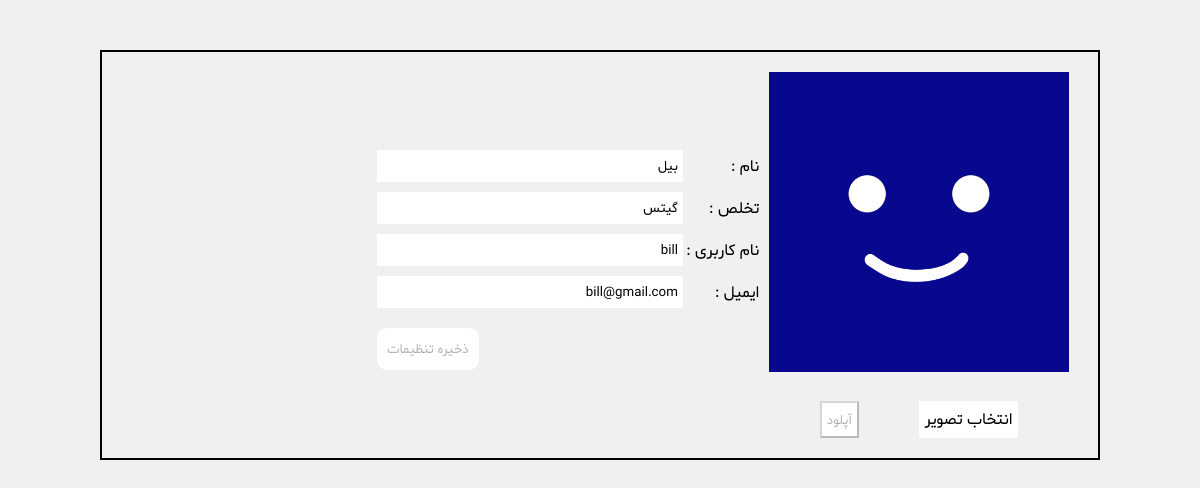
Page /profile (signed in) on the earlier database version.
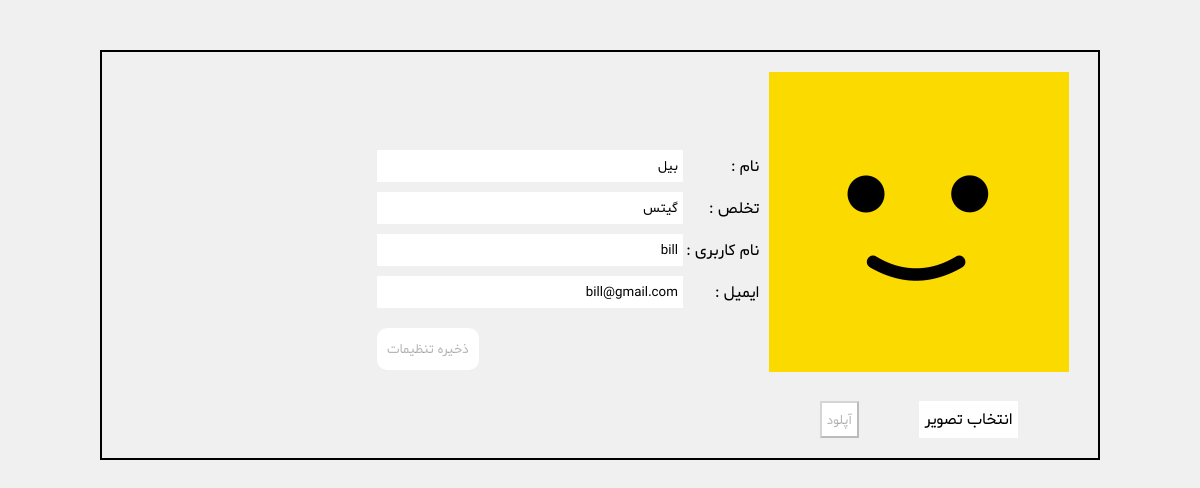
Same page on the later database version.
### zoomit_accounts/models.py (models this page shows, shortened)
class ProfileImage(models.Model):
    user = models.ForeignKey(User, on_delete=models.CASCADE)
    image = models.ImageField(upload_to=upload_path, default='/user/404.png')
    class Meta:
        verbose_name = 'عکس کاربر'
        verbose_name_plural = 'عکس های کاربران'

### zoomit_accounts/views.py (the view)
# urls.py: path('profile', profile),
@login_required(login_url='/login')
def profile(request):
    image_form = ProfilePictureForm(request.POST or None, request.FILES)
    profile_update_form = UpdateProfileForm(request.POST or None,
                                            initial={'first_name': request.user.first_name,
                                                     'last_name': request.user.last_name,
                                                     'username': request.user.username,
                                                     'email': request.user.email})
    profile: ProfileImage = ProfileImage.objects.filter(user_id=request.user.id).last()
    comments = UserComment.objects.filter(user_id=request.user.id)
    replies = UserCommentReply.objects.filter(user_id=request.user.id)
    if profile is not None:
        for x in comments:
            x.user_image = profile.image
            x.save()
        for x in replies:
            x.user_image = profile.image
            x.save()
    context = {
        'page_title': profile.user.get_full_name(),
        'image': profile,
        'image_form': image_form,
        'profile_form': profile_update_form,
    }
    return render(request, 'accounts/profile.html', context)

### zoomit_accounts/forms.py
class ProfilePictureForm(forms.Form):
    image = forms.ImageField(
        label='انتخاب تصویر'
    )

class UpdateProfileForm(forms.Form):
    first_name = forms.CharField(
        widget=forms.TextInput(attrs={'class': 'input'}),
        label='نام'
    )
    last_name = forms.CharField(
        widget=forms.TextInput(attrs={'class': 'input'}),
        label='تخلص'
    )
    username = forms.CharField(
        widget=forms.TextInput(attrs={'class': 'input'}),
        label='نام کاربری',
    )
    email = forms.CharField(
        widget=forms.TextInput(attrs={'class': 'input'}),
        label='ایمیل',
        validators=[
            validators.EmailValidator('ایمیل وارد شده معتبر نمیباشد')
        ]
    )

### zoomit_accounts/templates/accounts/profile.html (shortened to what this page needs)
{% extends 'shared/_MainLayout.html' %}
{% load static %}
{% block content %}
    <div class="dashboard">
        <div class="user-dashboard">
            <div class="user-image">
                <div class="user-image-container">
                    <img src="{{ image.image }}" class="profile-image">
                </div>
                <div class="form-container">
                    <form method="post" enctype="multipart/form-data" class="profile-form" action="/image-upload">
                        <label for="{{ image_form.image.id_for_label }}" class="profile-image-upload-label">{{ image_form.image.label }}</label>
                        <input type="submit" value="آپلود" class="profile-submit-button" disabled="false">
                    </form>
                </div>
            </div>
            <div class="user-information">
                <form class="update-profile-form" method="post" action="/profile_update">
                    <div class="form-control">
                        <label for="{{ profile_form.first_name.id_for_label }}">{{ profile_form.first_name.label }} : </label>
                        {{ profile_form.first_name }}
                    </div>
                    <div class="form-control">
                        <label for="{{ profile_form.last_name.id_for_label }}">{{ profile_form.last_name.label }} : </label>
                        {{ profile_form.last_name }}
                    </div>
                    <div class="form-control">
                        <label for="{{ profile_form.username.id_for_label }}">{{ profile_form.username.label }} : </label>
                        {{ profile_form.username }}
                    </div>
                    <div class="form-control" >
                        <label for="{{ profile_form.email.id_for_label }}">{{ profile_form.email.label }} : </label>
                        {{ profile_form.email }}
                    </div>
                    <div class="submit-button-container">
                        <button type="submit" id="submit-button" disabled>ذخیره تنظیمات</button>
                    </div>
                </form>
            </div>
        </div>
    </div>
{% endblock %}

Differences in the rows shown:
changed ProfileImage: image: a different picture
